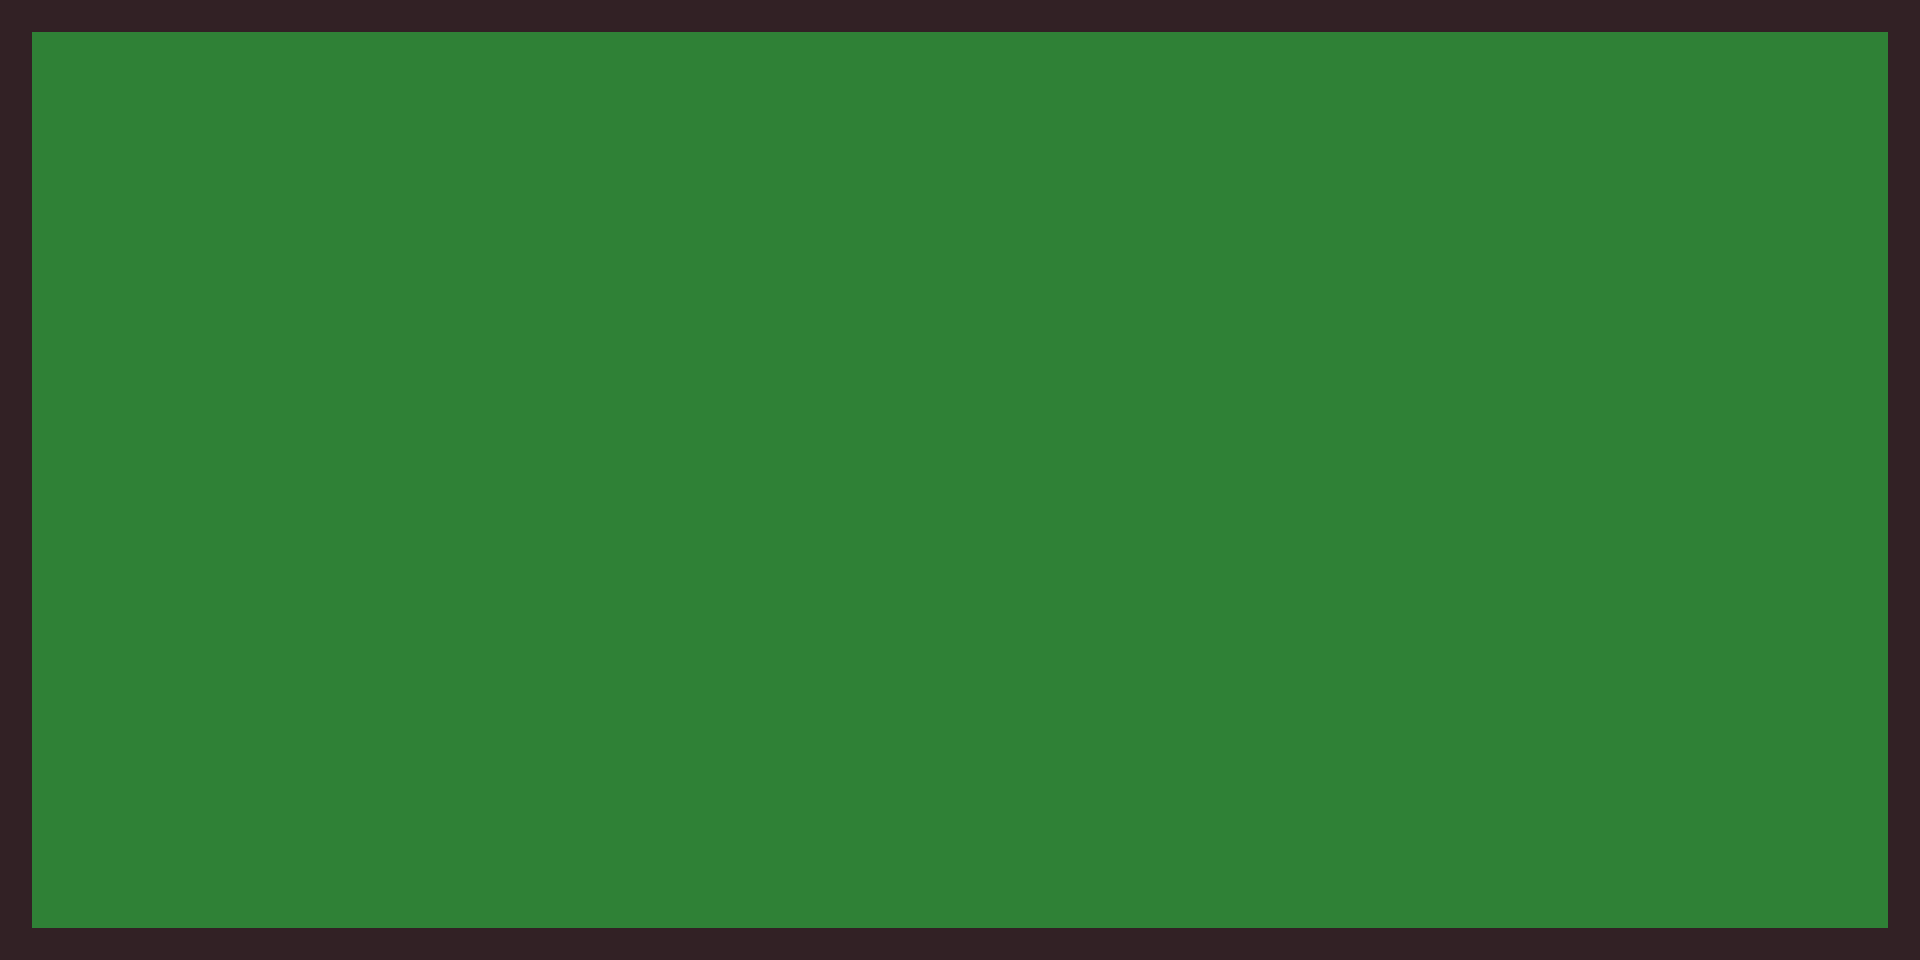

A level layout from a 2D game, rendered from its tile map. Below: a short description, then the map file with tile-grid data replaced by summaries:
An orthogonal 60x30 tile map with 32x32 px tiles, 2 tile layers (Kachelebene 1, Kachelebene 2).

<map version="1.2" tiledversion="1.2.3" orientation="orthogonal" renderorder="right-down" width="60" height="30" tilewidth="32" tileheight="32" infinite="0" nextlayerid="5" nextobjectid="1">
 <tileset firstgid="1" source="tiles.tsx" />
 <layer id="3" name="Kachelebene 1" width="60" height="30">
  <data>[1800 cells, 1800 non-empty, 1 distinct tile ids]</data>
 </layer>
 <layer id="4" name="Kachelebene 2" width="60" height="30">
  <data>[1800 cells, 176 non-empty, 1 distinct tile ids]</data>
 </layer>
</map>
